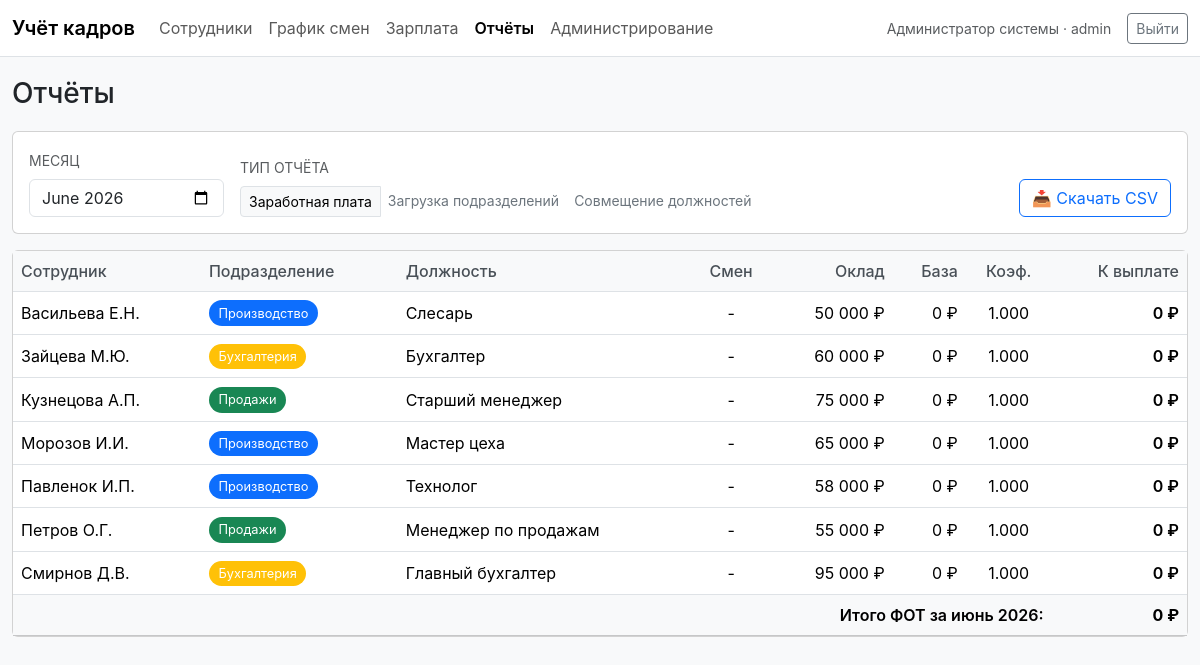
The page /pages/reports.php (signed in) on the database its author committed.
### tables this page shows
CREATE TABLE employees (
    id            INT AUTO_INCREMENT PRIMARY KEY,
    surname       VARCHAR(80)  NOT NULL,
    first_name    VARCHAR(80)  NOT NULL,
    patronymic    VARCHAR(80)  DEFAULT NULL,
    department_id INT          NOT NULL,
    position_id   INT          NOT NULL,
    salary        DECIMAL(10,2) NOT NULL DEFAULT 0,
    hire_date     DATE         DEFAULT NULL,
    phone         VARCHAR(30)  DEFAULT NULL,
    email         VARCHAR(120) DEFAULT NULL,
    created_at    TIMESTAMP    DEFAULT CURRENT_TIMESTAMP,
    CONSTRAINT fk_emp_dept FOREIGN KEY (department_id) REFERENCES departments(id) ON UPDATE CASCADE ON DELETE RESTRICT,
    CONSTRAINT fk_emp_pos  FOREIGN KEY (position_id)   REFERENCES positions(id)   ON UPDATE CASCADE ON DELETE RESTRICT
);

CREATE TABLE departments (
    id         INT AUTO_INCREMENT PRIMARY KEY,
    name       VARCHAR(100) NOT NULL UNIQUE,
    color      VARCHAR(20)  NOT NULL DEFAULT '#0d6efd',
    created_at TIMESTAMP    DEFAULT CURRENT_TIMESTAMP
);

CREATE TABLE positions (
    id         INT AUTO_INCREMENT PRIMARY KEY,
    name       VARCHAR(100) NOT NULL UNIQUE,
    created_at TIMESTAMP    DEFAULT CURRENT_TIMESTAMP
);

### includes/config.php (called while the page is built, shortened)
<?php
return [
    'db' => [
        'host'     => '127.0.0.1',
        'port'     => 3306,
        'name'     => 'personnel_db',
        'user'     => 'root',
        'password' => '',
        'charset'  => 'utf8mb4',
    ],
    'app' => [
        'title'        => 'Информационная система учёта кадров',
        'monthly_norm' => 22,
        'combine_rate' => 0.15,
    ],
];

### includes/salary.php (called while the page is built, shortened)
<?php
require_once __DIR__ . '/db.php';
function calculate_payroll(string $ym, int $dept_filter = 0): array {
    $cfg  = require __DIR__ . '/config.php';
    $norm = (float)$cfg['app']['monthly_norm'];
    $rate = (float)$cfg['app']['combine_rate'];
    [$year, $month] = array_map('intval', explode('-', $ym));
    $from = sprintf('%04d-%02d-01', $year, $month);
    $to   = date('Y-m-t', strtotime($from));
    $sql = "
        SELECT e.id, e.surname, e.first_name, e.patronymic, e.salary,
               e.department_id AS base_dept_id,
               d.name  AS base_dept_name,
               d.color AS base_dept_color,
               p.name  AS position_name
        FROM employees e
        JOIN departments d ON d.id = e.department_id
        JOIN positions   p ON p.id = e.position_id
    ";
    $params = [];
    $sql .= ' ORDER BY e.surname, e.first_name';
    $st = db()->prepare($sql);
    $st->execute($params);
    $employees = $st->fetchAll();
    $st = db()->prepare("
        SELECT s.employee_id, s.shift_date, s.department_id,
               d.name AS dept_name, d.color AS dept_color
        FROM shifts s
        JOIN departments d ON d.id = s.department_id
        WHERE s.shift_date BETWEEN :a AND :b
        ORDER BY s.shift_date
    ");
    $st->execute([':a' => $from, ':b' => $to]);
    $shifts_by_emp = [];
    foreach ($st->fetchAll() as $sh) {
        $shifts_by_emp[(int)$sh['employee_id']][] = $sh;
    }
    $rows = [];
    $payroll_total = 0.0;
    foreach ($employees as $e) {
        $emp_shifts = $shifts_by_emp[(int)$e['id']] ?? [];
        $total = count($emp_shifts);
        $main  = 0;
        $other = 0;
        $shift_cost = $norm > 0 ? ((float)$e['salary']) / $norm : 0.0;
        $base_sum   = $total * $shift_cost;
        $coef       = $other > 0 && $total > 0 ? 1 + ($other / $total) * $rate : 1.0;
        $total_pay  = round($base_sum * $coef);
        $payroll_total += $total_pay;
        $rows[] = [
            'emp_id'          => (int)$e['id'],
            'fio'             => trim($e['surname'] . ' ' . mb_substr($e['first_name'], 0, 1) . '.' . ($e['patronymic'] ? mb_substr($e['patronymic'], 0, 1) . '.' : '')),
            'surname'         => $e['surname'],
            'first_name'      => $e['first_name'],
            'patronymic'      => $e['patronymic'],
            'base_dept_id'    => (int)$e['base_dept_id'],
            'base_dept_name'  => $e['base_dept_name'],
            'base_dept_color' => $e['base_dept_color'],
            'position'        => $e['position_name'],
            'salary'          => (float)$e['salary'],
            'shifts_total'    => $total,
            'shifts_main'     => $main,
            'shifts_other'    => $other,
            'shift_cost'      => round($shift_cost),
            'base_sum'        => round($base_sum),
            'combine_coef'    => $coef,
            'total_salary'    => $total_pay,
            'detail'          => $emp_shifts,
        ];
    }
    return [
        'rows'    => $rows,
        'total'   => $payroll_total,
        'ym'      => $ym,
        'from'    => $from,
        'to'      => $to,
        'norm'    => $norm,
        'rate'    => $rate,
    ];
}

### includes/db.php (called while the page is built, shortened)
<?php
function db(): PDO {
    static $pdo = null;
    if ($pdo !== null) {
        return $pdo;
    }
    $cfg = require __DIR__ . '/config.php';
    $c = $cfg['db'];
    $dsn = "mysql:host={$c['host']};port={$c['port']};dbname={$c['name']};charset={$c['charset']}";
    $pdo = new PDO($dsn, $c['user'], $c['password'], [
        PDO::ATTR_ERRMODE            => PDO::ERRMODE_EXCEPTION,
        PDO::ATTR_DEFAULT_FETCH_MODE => PDO::FETCH_ASSOC,
        PDO::ATTR_EMULATE_PREPARES   => false,
    ]);
    return $pdo;
}

### includes/helpers.php (called while the page is built, shortened)
<?php
function money_ru(float|int|string $v): string {
    $n = (float)$v;
    return number_format($n, 0, ',', ' ') . ' ₽';
}

### pages/reports.php (the view, shortened to what this page needs)
<?php
require_once __DIR__ . '/../includes/layout.php';
require_once __DIR__ . '/../includes/helpers.php';
require_once __DIR__ . '/../includes/salary.php';
$type = (string)($_GET['type'] ?? 'salary');
$ym = (string)($_GET['ym'] ?? date('Y-m'));
[$year, $month] = array_map('intval', explode('-', $ym));
$months_ru = [1=>'январь','февраль','март','апрель','май','июнь','июль','август','сентябрь','октябрь','ноябрь','декабрь'];
$title_human = $months_ru[$month] . ' ' . $year;
?>
<div class="container-xxl">
  <h1 class="page-title h3">Отчёты</h1>
  <div class="card mb-3">
    <div class="card-body">
      <form method="get" class="row g-3 align-items-end">
        <div class="col-auto">
          <label class="form-label small text-uppercase text-muted">Месяц</label>
          <input type="month" name="ym" value="<?= h($ym) ?>" class="form-control" onchange="this.form.submit()">
        </div>
        <div class="col-auto">
          <label class="form-label small text-uppercase text-muted d-block">Тип отчёта</label>
          <div class="btn-group" role="group">
            <a class="btn btn-sm <?= $type === 'salary'  ? 'btn-light border' : 'btn-outline-secondary border-0' ?>" href="?ym=<?= h($ym) ?>&type=salary">Заработная плата</a>
            <a class="btn btn-sm <?= $type === 'load'    ? 'btn-light border' : 'btn-outline-secondary border-0' ?>" href="?ym=<?= h($ym) ?>&type=load">Загрузка подразделений</a>
            <a class="btn btn-sm <?= $type === 'combine' ? 'btn-light border' : 'btn-outline-secondary border-0' ?>" href="?ym=<?= h($ym) ?>&type=combine">Совмещение должностей</a>
          </div>
        </div>
        <div class="col-auto ms-auto">
          <a class="btn btn-outline-primary" href="/personnel_system/api/report_csv.php?type=<?= h($type) ?>&ym=<?= h($ym) ?>">📥 Скачать CSV</a>
        </div>
      </form>
    </div>
  </div>
  <div class="card">
    <div class="card-body p-0">
    <?php if ($type === 'salary'):
        $payroll = calculate_payroll($ym, 0); ?>
      <table class="table mb-0 align-middle">
        <thead><tr>
          <th>Сотрудник</th>
          <th>Подразделение</th>
          <th>Должность</th>
          <th class="text-center">Смен</th>
          <th class="text-end">Оклад</th>
          <th class="text-end">База</th>
          <th class="text-center">Коэф.</th>
          <th class="text-end">К выплате</th>
        </tr></thead>
        <tbody>
          <?php foreach ($payroll['rows'] as $r): ?>
          <tr>
            <td><?= h($r['fio']) ?></td>
            <td><span class="badge-dept" style="background-color: <?= h($r['base_dept_color']) ?>"><?= h($r['base_dept_name']) ?></span></td>
            <td><?= h($r['position']) ?></td>
            <td class="text-center"><?= $r['shifts_total'] ?: '-' ?></td>
            <td class="text-end"><?= h(money_ru($r['salary'])) ?></td>
            <td class="text-end"><?= h(money_ru($r['base_sum'])) ?></td>
            <td class="text-center"><?= number_format($r['combine_coef'], 3) ?></td>
            <td class="text-end fw-semibold"><?= h(money_ru($r['total_salary'])) ?></td>
          </tr>
          <?php endforeach; ?>
        </tbody>
        <tfoot><tr class="table-light"><td colspan="7" class="text-end fw-semibold">Итого ФОТ за <?= h($title_human) ?>:</td><td class="text-end fw-bold"><?= h(money_ru($payroll['total'])) ?></td></tr></tfoot>
      </table>
    <?php endif; ?>
    </div>
  </div>
</div>

### assets/css/style.css (style rules this page uses)
body { font-family: -apple-system, BlinkMacSystemFont, "Segoe UI", Roboto, "Helvetica Neue", Arial, sans-serif; }
.container-xxl { max-width: 1320px; }
.page-title { margin: 1.25rem 0 1.25rem; }
.badge-dept { display: inline-block; padding: 0.2rem 0.6rem; border-radius: 1rem; font-size: 0.8rem; color: #fff; }
.table thead th { background: #f8f9fa; border-bottom: 1px solid #dee2e6; font-weight: 500; color: #495057; }

### rows shown on the page
employees: fio "Васильева Е.Н.", department.name "Производство", position.name "Слесарь", shifts_total "-", salary "50 000 ₽", base_sum "0 ₽", department "1.000", total_salary "0 ₽"
employees: fio "Зайцева М.Ю.", department.name "Бухгалтерия", position.name "Бухгалтер", shifts_total "-", salary "60 000 ₽", base_sum "0 ₽", combine_coef "1.000", total_salary "0 ₽"
employees: fio "Кузнецова А.П.", department.name "Продажи", position.name "Старший менеджер", shifts_total "-", salary "75 000 ₽", base_sum "0 ₽", combine_coef "1.000", total_salary "0 ₽"
employees: fio "Морозов И.И.", department.name "Производство", position.name "Мастер цеха", shifts_total "-", salary "65 000 ₽", base_sum "0 ₽", department "1.000", total_salary "0 ₽"
employees: fio "Павленок И.П.", department.name "Производство", position.name "Технолог", shifts_total "-", salary "58 000 ₽", base_sum "0 ₽", department "1.000", total_salary "0 ₽"
employees: fio "Петров О.Г.", department.name "Продажи", position.name "Менеджер по продажам", shifts_total "-", salary "55 000 ₽", base_sum "0 ₽", combine_coef "1.000", total_salary "0 ₽"
employees: fio "Смирнов Д.В.", department.name "Бухгалтерия", position.name "Главный бухгалтер", shifts_total "-", salary "95 000 ₽", base_sum "0 ₽", combine_coef "1.000", total_salary "0 ₽"

### other values the page prints
$it['label'] "Сотрудники"
$it['label'] "График смен"
$it['label'] "Зарплата"
$it['label'] "Отчёты"
$it['label'] "Администрирование"
$u['full_name'] "Администратор системы"
$u['role'] "admin"
$title_human "июнь 2026"
money_ru($payroll['total']) "0 ₽"
